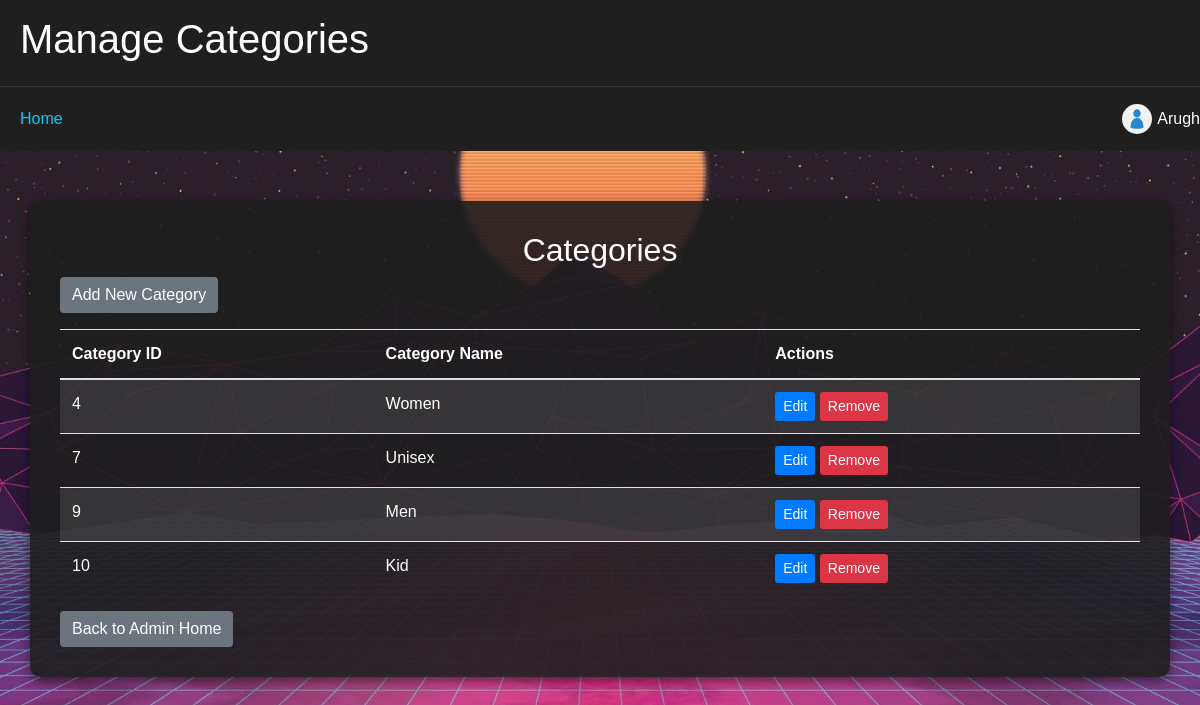
The page /admin/manage_categories.php (signed in) on the database its author committed.
### tables this page shows
CREATE TABLE `categories` (
  `category_id` int(11) NOT NULL,
  `category_name` varchar(255) NOT NULL
);

### admin/manage_categories.php (the view, shortened to what this page needs)
<?php
$servername = "localhost";
$username = "root";
$password = "";
$dbname = "cloth";
$conn = new mysqli($servername, $username, $password, $dbname);
$sql = "SELECT category_id, category_name FROM categories";
$result = $conn->query($sql);
?>
<!DOCTYPE html>
<html lang="en">
<head>
    <link rel="stylesheet" href="https://stackpath.bootstrapcdn.com/bootstrap/4.3.1/css/bootstrap.min.css">
</head>
<body>
<div class="header">
    <h1>Manage Categories</h1>
</div>
<div class="sticky-nav">
    <a href="admin_home.php">Home</a>
    <div class="profile-icon" id="profileDropdown">
        <img src="../uploads/profile.jpg" alt="Profile">
        <span><?php echo htmlspecialchars($_SESSION['full_name']); ?></span>
    </div>
</div>
<div class="container">
    <h2 class="text-center">Categories</h2>
    <a href="add_category.php" class="btn btn-secondary mb-3">Add New Category</a>
    <table class="table table-striped">
        <thead>
            <tr>
                <th>Category ID</th>
                <th>Category Name</th>
                <th>Actions</th>
            </tr>
        </thead>
        <tbody>
            <?php while ($row = $result->fetch_assoc()): ?>
                <tr>
                    <td><?php echo $row['category_id']; ?></td>
                    <td><?php echo $row['category_name']; ?></td>
                    <td>
                        <a href="edit_category.php?id=<?php echo $row['category_id']; ?>" class="btn btn-primary btn-sm">Edit</a>
                        <a href="manage_categories.php?delete=<?php echo $row['category_id']; ?>"
                           class="btn btn-danger btn-sm"
                           onclick="return confirm('Are you sure you want to delete this category?');">Remove</a>
                    </td>
                </tr>
            <?php endwhile; ?>
        </tbody>
    </table>
    <button onclick="window.location.href='admin_home.php';" class="btn btn-secondary">Back to Admin Home</button>
</div>
</body>
</html>

### admin/manage_categories.php (style rules this page uses)
body { font-family: 'Poppins', sans-serif; background-image: url('../uploads/adminbg.jpg'); background-size: cover; background-position: center; background-repeat: no-repeat; background-attachment: fixed; color: #ffffff; min-height: 100vh; margin: 0; }
.container { margin-top: 50px; background-color: rgba(31, 31, 31, 0.9); border-radius: 10px; padding: 30px; box-shadow: 0 4px 12px rgba(0, 0, 0, 0.5); }
.table { color: #ffffff; }
.table-striped tbody tr:nth-of-type(odd) { background-color: rgba(255, 255, 255, 0.1); }
.header { background-color: #1f1f1f; padding: 15px 20px; border-bottom: 1px solid #333; }
.sticky-nav { position: sticky; top: 0; background-color: #1f1f1f; z-index: 1000; display: flex; justify-content: space-between; align-items: center; padding: 10px 0; }
.sticky-nav a { color: #00ccff; text-decoration: none; padding: 10px 20px; }
.profile-icon { display: flex; align-items: center; position: relative; cursor: pointer; }
.profile-icon img { width: 30px; height: 30px; border-radius: 50%; margin-right: 5px; }
.btn-primary { background-color: #007bff; border: none; }
.btn-danger { background-color: #dc3545; border: none; }
.btn-secondary { background-color: #6c757d; border: none; }

### rows shown on the page
categories: category_id "4", category_name "Women"
categories: category_id "7", category_name "Unisex"
categories: category_id "9", category_name "Men"
categories: category_id "10", category_name "Kid"

### other values the page prints
$_SESSION['full_name'] "Arugh"
